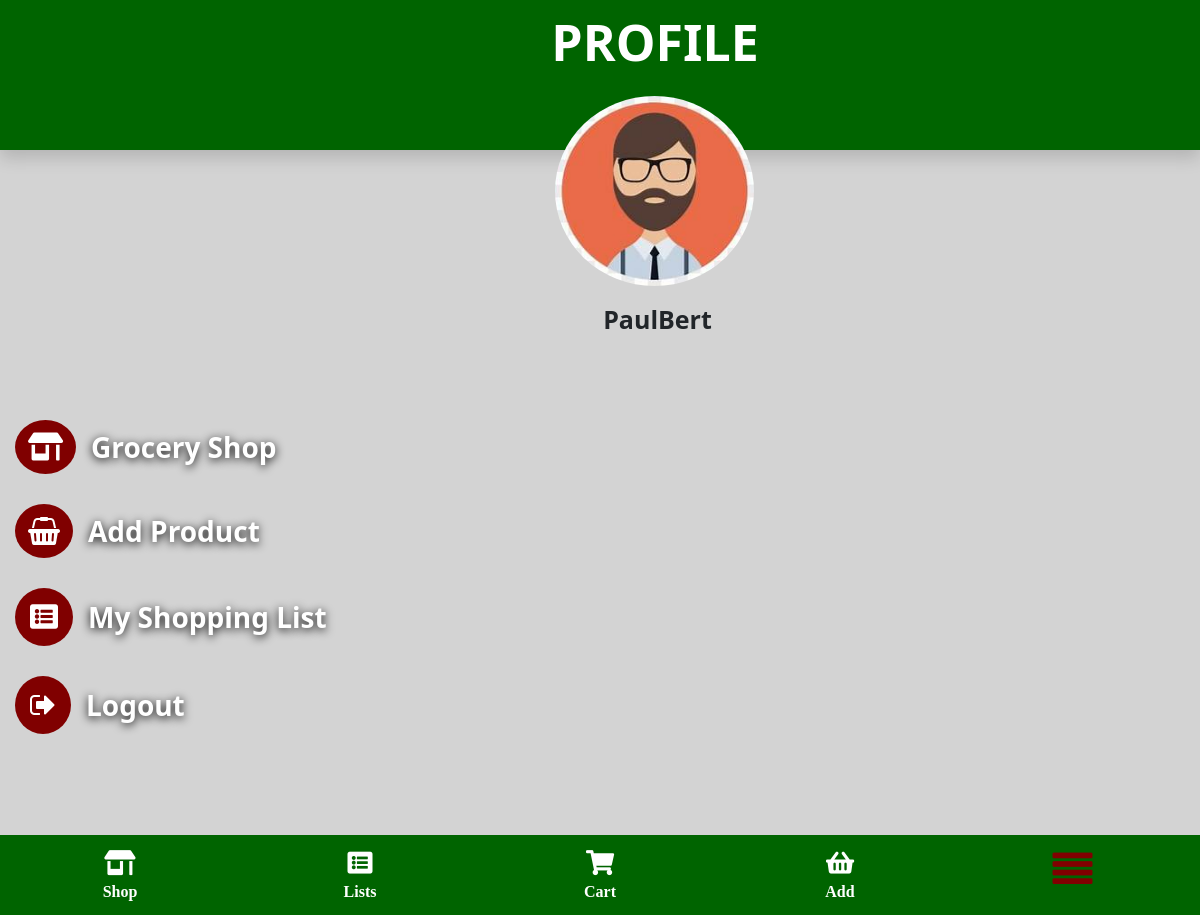
Screenshot of /views/profile.php (signed in) with the database file from the repository.
### tables this page shows
CREATE TABLE `user` (
  `id` int(11) NOT NULL,
  `username` varchar(50) NOT NULL,
  `email` varchar(100) NOT NULL,
  `password` varchar(255) NOT NULL,
  `profile_picture` varchar(255) NOT NULL DEFAULT 'defaultprofile.jpg'
);

### views/profile.php (the view, shortened to what this page needs)
<?php
    include 'dbconn.php';
    $user_id = $_SESSION['user_id'];
    $sql = "SELECT * FROM user WHERE id='$user_id'";
    $result = $conn->query($sql);
    $users = $result->fetch_assoc();
  ?>
<!DOCTYPE html>
<html>
<head>
    <link rel="stylesheet" href="https://cdnjs.cloudflare.com/ajax/libs/font-awesome/5.15.4/css/all.min.css">
    <link href="https://cdn.jsdelivr.net/npm/bootstrap@5.3.2/dist/css/bootstrap.min.css" rel="stylesheet">
    <link rel="stylesheet" href="https://cdnjs.cloudflare.com/ajax/libs/font-awesome/4.7.0/css/font-awesome.min.css">
    <link rel="stylesheet" href="css/profile.css">
</head>
<body>
    <header class="navbar nowrap p-0 shadow" style="height: 150px; border: none; background-color: darkgreen;" data-bs-theme="dark">
        <center>
            <p style="color: white; font-size: 50px; font-weight: bold; margin-top: 5px; margin-left:110px; text-align: center;">PROFILE</p>
            <div class="product-imageModal">
                <img id="avatarImage" src="uploads/<?php echo htmlspecialchars($users['profile_picture']); ?>" style="width: 199px; height: 190px; margin-left: 110px; border-radius: 50%;" />
            </div>
            <div class="container">
                <p style="font-weight: bold; font-size: 25px; margin-left:115px; margin-top: 15px; text-items: center;">
                    <?php echo htmlspecialchars($users['username']); ?>
                </p>
            </div>
        </center>
    </header>
    <div class="box">
        <a href="user_dashboard.php" style="text-decoration: none; display: flex; align-items: center; font-weight: bold; margin-bottom:30px;">
            <span class="fas fa-store-alt" style="background-color: maroon; color: white; border-radius: 50%; padding: 13px;"></span>
            <span style="color: white; margin-left: 15px; text-shadow: 0 2px 10px rgba(0,0,0,2.1);">Grocery Shop</span>
        </a>
        <a href="addproductlist.php" style="text-decoration: none; display: flex; align-items: center; font-weight: bold; margin-bottom:30px;">
            <span class="fa fa-shopping-basket" style="background-color: maroon; color: white; border-radius: 50%; padding: 13px;"></span>
            <span style="color: white; margin-left: 15px; text-shadow: 0 2px 10px rgba(0,0,0,2.1);">Add Product</span>
        </a>
        <a href="my_shopping_list.php" style="text-decoration: none; display: flex; align-items: center; font-weight: bold; margin-bottom:30px;">
            <span class="fas fa-list-alt" style="background-color: maroon; color: white; border-radius: 50%; padding: 15px;"></span>
            <span style="color: white; margin-left: 15px; text-shadow: 0 2px 10px rgba(0,0,0,2.1);">My Shopping List</span>
        </a>
        <a href="javascript:void(0);" class="logout-link" onclick="document.getElementById('logout-form').submit();" title="Logout" style="text-decoration: none; display: flex; align-items: center;">
            <span class="fa fa-sign-out" style="background-color: maroon; color: white;  border-radius: 50%; padding: 15px;"></span>
            <span style="color: white; margin-left: 15px; font-weight: bold; text-shadow: 0 2px 10px rgba(0,0,0,2.1);">Logout</span>
        </a>
    </div>
    <div class="icon-bar">
        <a class="active" href="user_dashboard.php">
            <i class="fas fa-store-alt"><br>
<span style="font-size: 16px;">Shop</span>
</a></i>
            <a class="active" href="my_shopping_list.php">
                <i class="fas fa-list-alt"><br>
  <span style="font-size: 16px;">Lists</span>
</a></i>
                <a class="active" href="cartlist.php">
                    <i class="fas fa-shopping-cart"><br>
  <span style="font-size: 16px;">Cart</span>
</a></i>
                    <a class="active" href="addproductlist.php">
                        <i class="fas fa-shopping-basket"><br>
  <span style="font-size: 16px;">Add</span>
</a></i>
                        <a class="active">
                            <button class="menu-button">
                                <i class="fa fa-align-justify" style="color: maroon; font-size: 40px; margin-right: 15px; transition: transform 0.3s ease;"></i>
                            </button>
                        </a>
    </div>
</body>
</html>

### views/css/profile.css (style rules this page uses)
body { margin:0; background-color:lightgray; }
.icon-bar { width: 100%; background-color: darkgreen; margin-top: 101px; overflow: auto; padding: 15px 0; display: flex; justify-content: space-around; }
.icon-bar a { width: 20%; text-align: center; transition: all 0.3s ease; color: white; font-size: 25px; position: relative; display: flex; flex-direction: column; align-items: center; text-decoration: none; }
.icon-bar a span { font-size: 16px; transition: color 0.3s ease; }
@media (min-width: 768px) { .container { margin: auto; } }
@media (min-width: 768px) { .navbar { height: auto; width:auto; flex-direction: column; align-items: center; } }
.box { margin-top: 270px; font-size: 28px; margin-left: 15px; }
.menu-button { font-size: 24px; position: relative; cursor: pointer; background: none; border: none; padding: 0; }
.menu-content a { display: block; padding: 10px; color: #333; text-decoration: none; }

### rows the page displays
user: profile_picture (picture), username "PaulBert"
